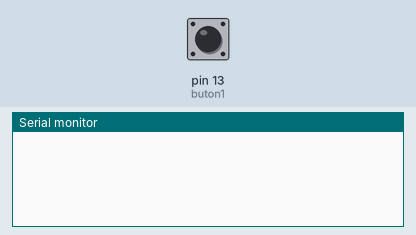
Simulated run of this sketch. Board: Arduino Uno, built with avr-gcc and run on an emulated ATmega328P. Parts: the last lines printed to the serial monitor. Inputs (shaded band) come from the test bench; at power-on: pin 13 (buton1) HIGH.

Above: at 1.2 s.
1.3 s: pin 13 (buton1) pulled LOW for 0.15 s
At 2.0 s:
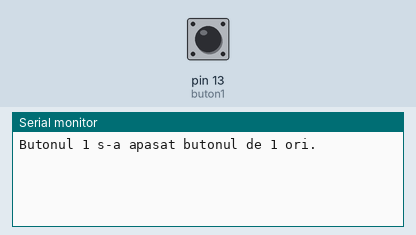
2.9 s: pin 13 (buton1) pulled LOW for 1 s
At 5.0 s:
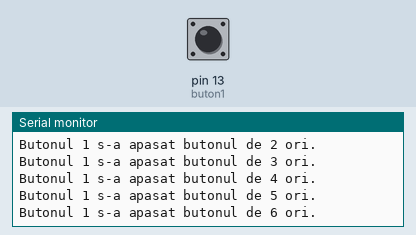
5.4 s: pin 13 (buton1) pulled LOW for 0.15 s
At 6.4 s:
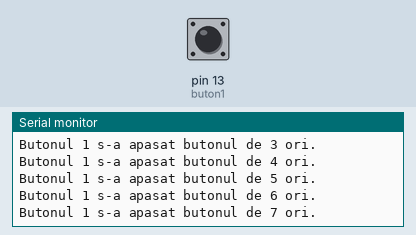
Timing chart, 0 to 8.4 s (numbered marks = the images above; inputs shaded):
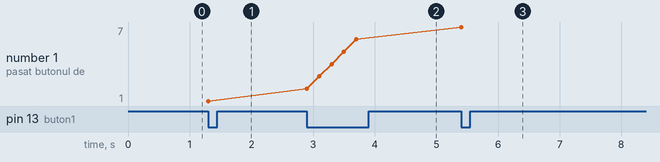

The sketch:

Buton_test.ino
```cpp
const int buton1 = 13;
int a1 = 0;

void setup() {
  pinMode(buton1, INPUT);
  Serial.begin(9600);
}
void loop() {
  if (digitalRead(buton1) == LOW) {
    a1++;
    Serial.print("Butonul 1 s-a apasat butonul de ");
    Serial.print(a1, DEC);
    Serial.print(" ori.");
    Serial.println();
    delay(200); //debouncing software
  }

}
```

Measured:
- after the input at 1.3 s, the serial monitor: prints a new line at once (image 1)
- after the input at 2.9 s, the serial monitor: prints a new line at once (image 2)
- after the input at 5.4 s, the serial monitor: prints a new line at once (image 3)
- plotted number 1: 1 → 6 after the input at 2.9 s, 6 → 7 after the input at 5.4 s
